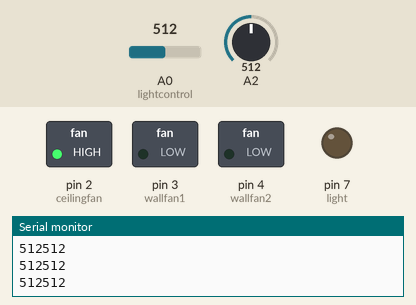
The sketch below on a simulated Arduino Uno, built with avr-gcc and run on an emulated ATmega328P. On the bench: switched loads named in the sketch (green lamp = pin HIGH), output pins drawn as LEDs (lit = HIGH), the last lines printed to the serial monitor. Inputs (shaded band) come from the test bench; at power-on: A2 = 512, A0 (lightcontrol) = 512.

Above: at 1.2 s.
1.3 s: A2 set to 531
At 2.2 s:
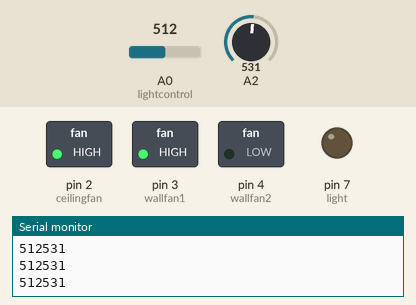
2.8 s: A0 (lightcontrol) set to 504
At 4.0 s:
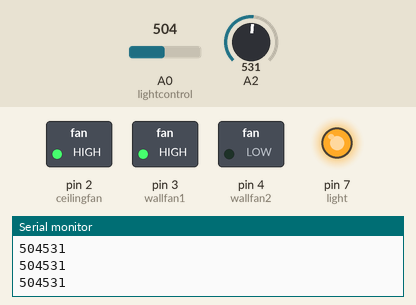
4.3 s: A2 set to 511
At 5.5 s:
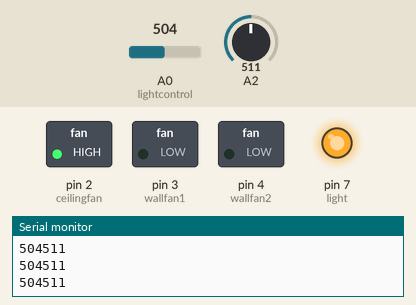
5.8 s: A2 set to 274
8.8 s: A2 set to 239
At 10.0 s:
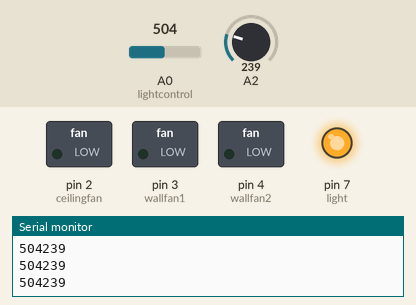
10.3 s: A2 set to 778
At 11.5 s:
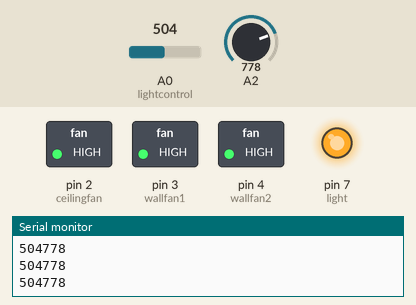
Timing chart, 0 to 12.8 s (numbered marks = the images above; inputs shaded):
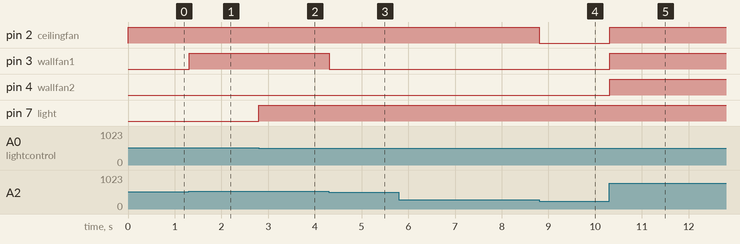

Measured:
- the behaviour switches between 512 and 513 on A2 (found by bisection; images 0 and 1)
- the behaviour switches between 512 and 511 on A0 (lightcontrol) (found by bisection; images 1 and 2)
- the behaviour switches between 257 and 256 on A2 (found by bisection; images 3 and 4)
- after the input at 1.3 s, pin 3 (wallfan1): LOW → HIGH at once
- after the input at 2.8 s, pin 7 (light): LOW → HIGH at once
- after the input at 4.3 s, pin 3 (wallfan1): HIGH → LOW at once
- after the input at 8.8 s, pin 2 (ceilingfan): HIGH → LOW at once
- after the input at 10.3 s, pin 2 (ceilingfan), pin 3 (wallfan1), pin 4 (wallfan2): LOW → HIGH at once

The sketch:

sketch_mar08b.ino
```cpp
int ceilingfan = 2;
int wallfan1 = 3;
int wallfan2 =4;
int light = 7;

void setup() {
  Serial.begin(9600);
  pinMode(A2, INPUT);

  pinMode(A0, INPUT);

  pinMode(ceilingfan, OUTPUT);

  pinMode(wallfan1, OUTPUT);

  pinMode(wallfan2, OUTPUT);

  pinMode(light, OUTPUT);


}

void loop() {

  temperature();
  lightcontrol();

}
void temperature()
{
  int value = analogRead(A2);
  Serial.print(value);
  Serial.print("\t");
  Serial.print("\n");

  if(value<=256)
  {
    digitalWrite(ceilingfan, LOW);
    digitalWrite(wallfan1, LOW);
    digitalWrite(wallfan2 , LOW);
    }

  else if(value>256 && value<=512)
  {digitalWrite(ceilingfan, HIGH);
  digitalWrite(wallfan1, LOW);
  digitalWrite(wallfan2 , LOW);}

  else if(value>512 && value<=768)
  {digitalWrite(ceilingfan, HIGH);
  digitalWrite(wallfan1, HIGH);
  digitalWrite(wallfan2 , LOW);}

  else if(value>768)
  {digitalWrite(ceilingfan, HIGH);
  digitalWrite(wallfan1, HIGH);
  digitalWrite(wallfan2 , HIGH);}
}
void lightcontrol()
{
int lightsensor = analogRead(A0);
 Serial.print(lightsensor);

 if(lightsensor<512)
  {digitalWrite(7, HIGH); }
}
```
